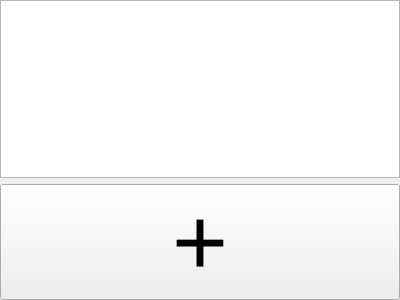
<?xml version="1.0" encoding="UTF-8"?>
<ui version="4.0">
 <class>DashboardPluginBase</class>
 <widget class="QWidget" name="DashboardPluginBase">
  <property name="geometry">
   <rect>
    <x>0</x>
    <y>0</y>
    <width>400</width>
    <height>300</height>
   </rect>
  </property>
  <property name="contextMenuPolicy">
   <enum>Qt::CustomContextMenu</enum>
  </property>
  <property name="windowTitle">
   <string>Form</string>
  </property>
  <layout class="QVBoxLayout" name="verticalLayout_2">
   <property name="leftMargin">
    <number>0</number>
   </property>
   <property name="topMargin">
    <number>0</number>
   </property>
   <property name="rightMargin">
    <number>0</number>
   </property>
   <property name="bottomMargin">
    <number>0</number>
   </property>
   <item>
    <widget class="QGraphicsView" name="graphicsView">
     <property name="sizePolicy">
      <sizepolicy hsizetype="Preferred" vsizetype="Preferred">
       <horstretch>0</horstretch>
       <verstretch>0</verstretch>
      </sizepolicy>
     </property>
    </widget>
   </item>
   <item>
    <widget class="QPushButton" name="placeholderButton">
     <property name="sizePolicy">
      <sizepolicy hsizetype="Preferred" vsizetype="Preferred">
       <horstretch>0</horstretch>
       <verstretch>0</verstretch>
      </sizepolicy>
     </property>
     <property name="font">
      <font>
       <pointsize>72</pointsize>
      </font>
     </property>
     <property name="text">
      <string>+</string>
     </property>
    </widget>
   </item>
  </layout>
 </widget>
 <resources/>
 <connections/>
</ui>
